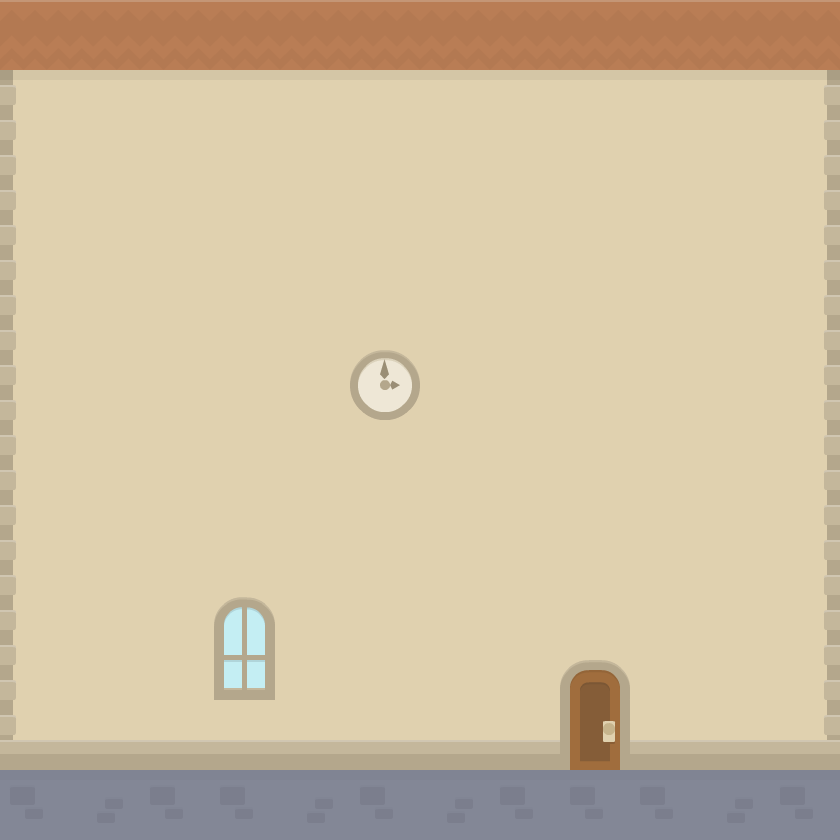

A 2D game scene composited from a Tiled map and its tileset images. What follows is a short description and the map's XML, with each tile layer's data collapsed to a summary:
An orthogonal 12x12 tile map with 70x70 px tiles, 3 tile layers (background, foreground, collision) and 2 objects (door, villager).

<map version="1.0" orientation="orthogonal" renderorder="right-down" width="12" height="12" tilewidth="70" tileheight="70" nextobjectid="3">
 <tileset firstgid="1" name="sheet" tilewidth="70" tileheight="70" tilecount="98" columns="14">
  <image source="../spritesheets/buildings.png" width="980" height="490" />
 </tileset>
 <layer name="background" width="12" height="12">
  <data>[144 cells, 144 non-empty, 11 distinct tile ids]</data>
 </layer>
 <layer name="foreground" width="12" height="12">
  <data>[144 cells, 13 non-empty, 6 distinct tile ids]</data>
 </layer>
 <layer name="collision" width="12" height="12" opacity="0.4">
  <data>[144 cells, 12 non-empty, 1 distinct tile ids]</data>
 </layer>
 <objectgroup name="objects">
  <object id="1" name="door" x="561" y="639" width="66" height="130">
   <properties>
    <property name="exitId" value="1" />
    <property name="exitTo" value="village" />
    <property name="linkTo" value="2" />
   </properties>
  </object>
  <object id="2" name="villager" x="772" y="711" />
 </objectgroup>
</map>
